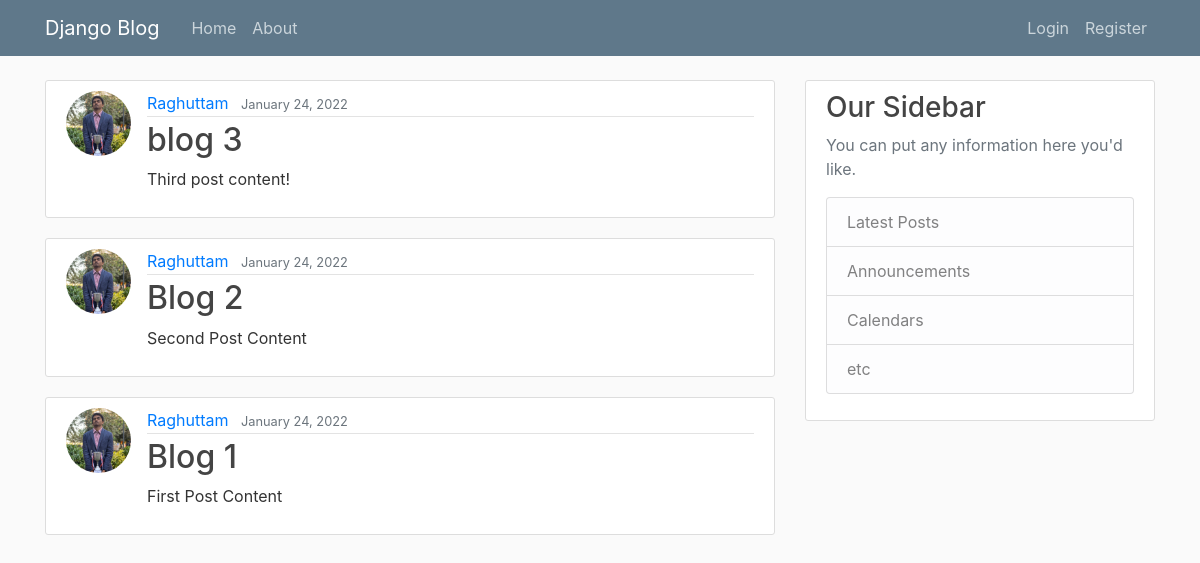
/, run on an earlier commit of the app's database.
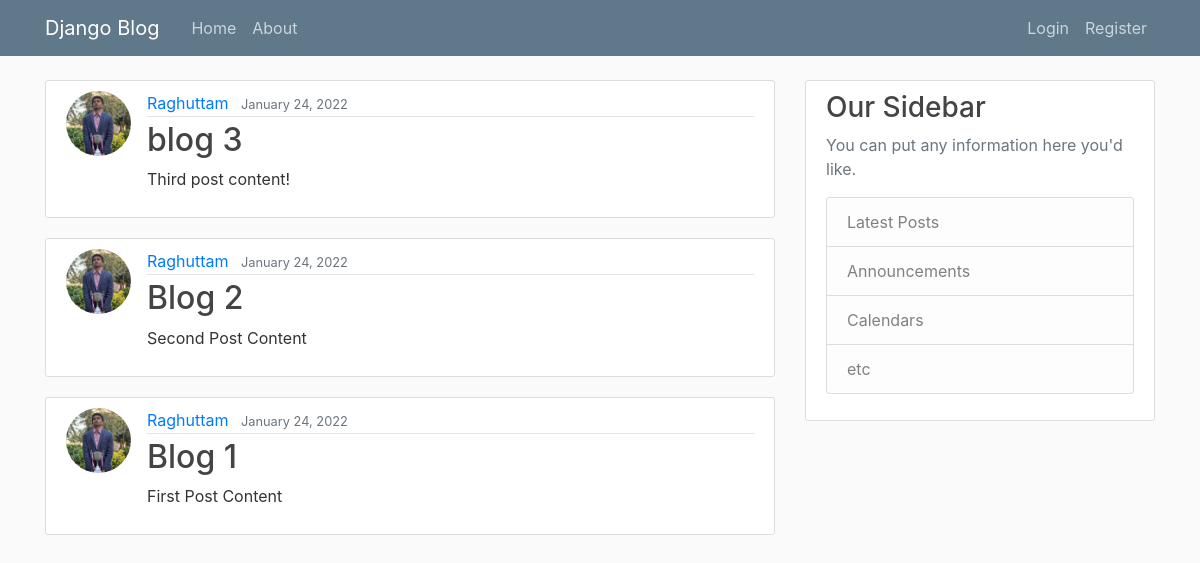
And on a later commit of the database.
### blog/models.py (models this page shows, shortened)
class Post(models.Model):
    title = models.CharField(max_length=100)
    content = models.TextField()
    date_posted = models.DateTimeField(default=timezone.now)
    author = models.ForeignKey(
        User, on_delete=models.CASCADE
    )  # If a user is deleted, we'll also delete their post.

### users/models.py (models this page shows, shortened)
class Profile(models.Model):
    user = models.OneToOneField(User, on_delete=models.CASCADE)
    image = models.ImageField(default="_default.jpg", upload_to="_profile_pics")

### blog/views.py (the view)
# urls.py: path("", PostListView.as_view(), name="blog-home"),
class PostListView(ListView):
    model = Post
    template_name = "blog/home.html"
    context_object_name = "posts"
    ordering = ["-date_posted"]

### blog/templates/blog/home.html
{% extends "blog/base.html" %} {% block content %} {% for post in posts %}
<article class="media content-section">
  <img
    class="rounded-circle article-img"
    src="{{ post.author.profile.image.url }}"
  />
  <div class="media-body">
    <div class="article-metadata">
      <a class="mr-2" href="#">{{ post.author }}</a>
      <small class="text-muted">{{ post.date_posted|date:"F d, Y" }}</small>
    </div>
    <h2>
      <a class="article-title" href="{% url 'post-detail' post.id %}"
        >{{ post.title }}</a
      >
    </h2>
    <p class="article-content">{{ post.content }}</p>
  </div>
</article>
{% endfor %} {% endblock content %}

### blog/templates/blog/base.html (shortened to what this page needs)
{% load static %}
<!DOCTYPE html>
<html>
<head>
    <link rel="stylesheet" href="https://maxcdn.bootstrapcdn.com/bootstrap/4.0.0/css/bootstrap.min.css">
    <link rel="stylesheet" type="text/css" href="{% static 'blog/main.css' %}">
</head>
<body>
    <header class="site-header">
      <nav class="navbar navbar-expand-md navbar-dark bg-steel fixed-top">
        <div class="container">
          <a class="navbar-brand mr-4" href="{% url 'blog-home' %}">Django Blog</a>
          <div class="collapse navbar-collapse" id="navbarToggle">
            <div class="navbar-nav mr-auto">
              <a class="nav-item nav-link" href="{% url 'blog-home' %}">Home</a>
              <a class="nav-item nav-link" href="{% url 'blog-about' %}">About</a>
            </div>
            <div class="navbar-nav">
              {% if user.is_authenticated %}
                <a class="nav-item nav-link" href="{% url 'post-create' %}">New Post</a>
                <a class="nav-item nav-link" href="{% url 'profile' %}">Profile</a>
                <a class="nav-item nav-link" href="{% url 'logout' %}">Logout</a>
              {% else %}
                <a class="nav-item nav-link" href="{% url 'login' %}">Login</a>
                <a class="nav-item nav-link" href="{% url 'register' %}">Register</a>
            {%endif%}
              </div>
          </div>
        </div>
      </nav>
    </header>
    <main role="main" class="container">
      <div class="row">
        <div class="col-md-8">
          {% block content %}{% endblock %}
        </div>
        <div class="col-md-4">
          <div class="content-section">
            <h3>Our Sidebar</h3>
            <p class='text-muted'>You can put any information here you'd like.
              <ul class="list-group">
                <li class="list-group-item list-group-item-light">Latest Posts</li>
                <li class="list-group-item list-group-item-light">Announcements</li>
                <li class="list-group-item list-group-item-light">Calendars</li>
                <li class="list-group-item list-group-item-light">etc</li>
              </ul>
            </p>
          </div>
        </div>
      </div>
    </main>
</body>
</html>

### blog/static/blog/main.css (style rules this page uses)
body { background: #fafafa; color: #333333; margin-top: 5rem; }
h1, h2, h3, h4, h5, h6 { color: #444444; }
ul { margin: 0; }
.bg-steel { background-color: #5f788a; }
.site-header .navbar-nav .nav-link { color: #cbd5db; }
.content-section { background: #ffffff; padding: 10px 20px; border: 1px solid #dddddd; border-radius: 3px; margin-bottom: 20px; }
.article-title { color: #444444; }
.article-content { white-space: pre-line; }
.article-img { height: 65px; width: 65px; margin-right: 16px; }
.article-metadata { padding-bottom: 1px; margin-bottom: 4px; border-bottom: 1px solid #e3e3e3; }

What changed in the data, as far as the page shows it:
changed through a linked row, Post "blog 3": author.profile.image: a different picture
changed through a linked row, Post "Blog 2": author.profile.image: a different picture
changed through a linked row, Post "Blog 1": author.profile.image: a different picture
